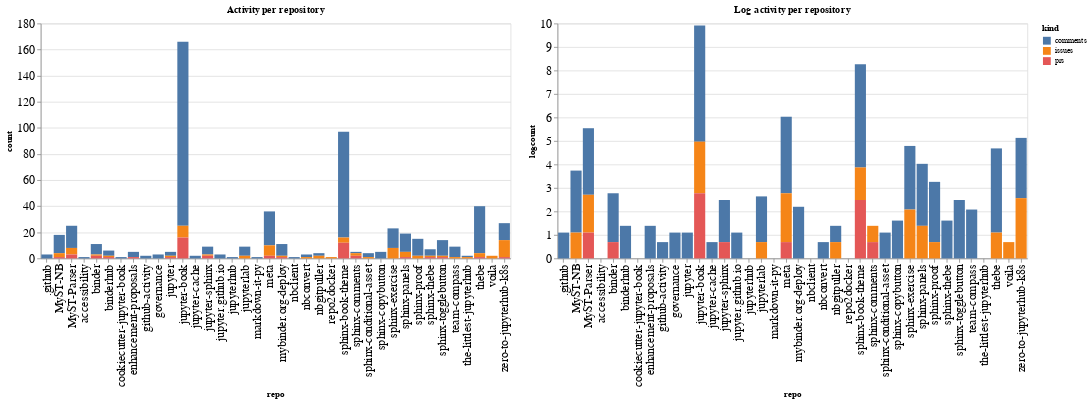

The cell this chart's notebook holds for it:
### Code cell
ch1 = alt.Chart(repo_summaries, width=600, title="Activity per repository").mark_bar().encode(
    x='repo',
    y='count',
    color='kind',
    tooltip="kind"
)

ch2 = alt.Chart(repo_summaries, width=600, title="Log activity per repository").mark_bar().encode(
    x='repo',
    y='logcount',
    color='kind',
    tooltip="kind"
)

ch1 | ch2

### Figure 1 — Vega-Lite specification as saved in the notebook (floating-point values rounded to 4 significant figures)
{"config": {"axisLeft": {"labelFontSize": 15}, "axisBottom": {"labelFontSize": 15}}, "hconcat": [{"mark": "bar", "encoding": {"color": {"type": "nominal", "field": "kind"}, "tooltip": {"type": "nominal", "field": "kind"}, "x": {"type": "nominal", "field": "repo"}, "y": {"type": "quantitative", "field": "count"}}, "title": "Activity per repository", "width": 600}, {"mark": "bar", "encoding": {"color": {"type": "nominal", "field": "kind"}, "tooltip": {"type": "nominal", "field": "kind"}, "x": {"type": "nominal", "field": "repo"}, "y": {"type": "quantitative", "field": "logcount"}}, "title": "Log activity per repository", "width": 600}], "data": {"name": "data-80249435269aebd9291bfa3fe3730d03"}, "$schema": "https://vega.github.io/schema/vega-lite/v4.8.1.json", "datasets": {"data-80249435269aebd9291bfa3fe3730d03": [{"repo": ".github", "kind": "comments", "count": 3, "logcount": 1.099}, {"repo": "MyST-NB", "kind": "comments", "count": 14, "logcount": 2.639}, {"repo": "MyST-NB", "kind": "issues", "count": 3, "logcount": 1.099}, {"repo": "MyST-NB", "kind": "prs", "count": 1, "logcount": 0.0}, {"repo": "MyST-Parser", "kind": "comments", "count": 17, "logcount": 2.833}, {"repo": "MyST-Parser", "kind": "issues", "count": 5, "logcount": 1.609}, {"repo": "MyST-Parser", "kind": "prs", "count": 3, "logcount": 1.099}, {"repo": "accessibility", "kind": "comments", "count": 1, "logcount": 0.0}, {"repo": "binder", "kind": "comments", "count": 8, "logcount": 2.079}, {"repo": "binder", "kind": "issues", "count": 1, "logcount": 0.0}, {"repo": "binder", "kind": "prs", "count": 2, "logcount": 0.6931}, {"repo": "binderhub", "kind": "comments", "count": 4, "logcount": 1.386}, {"repo": "binderhub", "kind": "issues", "count": 1, "logcount": 0.0}, {"repo": "binderhub", "kind": "prs", "count": 1, "logcount": 0.0}, {"repo": "cookiecutter-jupyter-book", "kind": "comments", "count": 1, "logcount": 0.0}, {"repo": "enhancement-proposals", "kind": "comments", "count": 4, "logcount": 1.386}, {"repo": "enhancement-proposals", "kind": "prs", "count": 1, "logcount": 0.0}, {"repo": "github-activity", "kind": "comments", "count": 2, "logcount": 0.6931}, {"repo": "governance", "kind": "comments", "count": 3, "logcount": 1.099}, {"repo": "jupyter", "kind": "comments", "count": 3, "logcount": 1.099}, {"repo": "jupyter", "kind": "issues", "count": 1, "logcount": 0.0}, {"repo": "jupyter", "kind": "prs", "count": 1, "logcount": 0.0}, {"repo": "jupyter-book", "kind": "comments", "count": 141, "logcount": 4.949}, {"repo": "jupyter-book", "kind": "issues", "count": 9, "logcount": 2.197}, {"repo": "jupyter-book", "kind": "prs", "count": 16, "logcount": 2.773}, {"repo": "jupyter-cache", "kind": "comments", "count": 2, "logcount": 0.6931}, {"repo": "jupyter-sphinx", "kind": "comments", "count": 6, "logcount": 1.792}, {"repo": "jupyter-sphinx", "kind": "issues", "count": 1, "logcount": 0.0}, {"repo": "jupyter-sphinx", "kind": "prs", "count": 2, "logcount": 0.6931}, {"repo": "jupyter.github.io", "kind": "comments", "count": 3, "logcount": 1.099}, {"repo": "jupyterhub", "kind": "comments", "count": 1, "logcount": 0.0}, {"repo": "jupyterlab", "kind": "comments", "count": 7, "logcount": 1.946}, {"repo": "jupyterlab", "kind": "issues", "count": 2, "logcount": 0.6931}, {"repo": "markdown-it-py", "kind": "comments", "count": 1, "logcount": 0.0}, {"repo": "meta", "kind": "comments", "count": 26, "logcount": 3.258}, {"repo": "meta", "kind": "issues", "count": 8, "logcount": 2.079}, {"repo": "meta", "kind": "prs", "count": 2, "logcount": 0.6931}, {"repo": "mybinder.org-deploy", "kind": "comments", "count": 9, "logcount": 2.197}, {"repo": "mybinder.org-deploy", "kind": "issues", "count": 1, "logcount": 0.0}, {"repo": "mybinder.org-deploy", "kind": "prs", "count": 1, "logcount": 0.0}, {"repo": "nbclient", "kind": "comments", "count": 1, "logcount": 0.0}, {"repo": "nbconvert", "kind": "comments", "count": 2, "logcount": 0.6931}, {"repo": "nbconvert", "kind": "issues", "count": 1, "logcount": 0.0}, {"repo": "nbgitpuller", "kind": "comments", "count": 2, "logcount": 0.6931}, {"repo": "nbgitpuller", "kind": "issues", "count": 2, "logcount": 0.6931}, {"repo": "repo2docker", "kind": "issues", "count": 1, "logcount": 0.0}, {"repo": "sphinx-book-theme", "kind": "comments", "count": 81, "logcount": 4.394}, {"repo": "sphinx-book-theme", "kind": "issues", "count": 4, "logcount": 1.386}, {"repo": "sphinx-book-theme", "kind": "prs", "count": 12, "logcount": 2.485}, {"repo": "sphinx-comments", "kind": "comments", "count": 1, "logcount": 0.0}, {"repo": "sphinx-comments", "kind": "issues", "count": 2, "logcount": 0.6931}, {"repo": "sphinx-comments", "kind": "prs", "count": 2, "logcount": 0.6931}, {"repo": "sphinx-conditional-asset", "kind": "comments", "count": 3, "logcount": 1.099}, {"repo": "sphinx-conditional-asset", "kind": "issues", "count": 1, "logcount": 0.0}, {"repo": "sphinx-copybutton", "kind": "comments", "count": 5, "logcount": 1.609}, {"repo": "sphinx-exercise", "kind": "comments", "count": 15, "logcount": 2.708}, {"repo": "sphinx-exercise", "kind": "issues", "count": 8, "logcount": 2.079}, {"repo": "sphinx-panels", "kind": "comments", "count": 14, "logcount": 2.639}, {"repo": "sphinx-panels", "kind": "issues", "count": 4, "logcount": 1.386}, {"repo": "sphinx-panels", "kind": "prs", "count": 1, "logcount": 0.0}, {"repo": "sphinx-proof", "kind": "comments", "count": 13, "logcount": 2.565}, {"repo": "sphinx-proof", "kind": "issues", "count": 2, "logcount": 0.6931}, {"repo": "sphinx-thebe", "kind": "comments", "count": 5, "logcount": 1.609}, {"repo": "sphinx-thebe", "kind": "issues", "count": 1, "logcount": 0.0}, {"repo": "sphinx-thebe", "kind": "prs", "count": 1, "logcount": 0.0}, {"repo": "sphinx-togglebutton", "kind": "comments", "count": 12, "logcount": 2.485}, {"repo": "sphinx-togglebutton", "kind": "issues", "count": 1, "logcount": 0.0}, {"repo": "sphinx-togglebutton", "kind": "prs", "count": 1, "logcount": 0.0}, {"repo": "team-compass", "kind": "comments", "count": 8, "logcount": 2.079}, {"repo": "team-compass", "kind": "issues", "count": 1, "logcount": 0.0}, {"repo": "the-littlest-jupyterhub", "kind": "comments", "count": 1, "logcount": 0.0}, {"repo": "the-littlest-jupyterhub", "kind": "issues", "count": 1, "logcount": 0.0}, {"repo": "thebe", "kind": "comments", "count": 36, "logcount": 3.584}, {"repo": "thebe", "kind": "issues", "count": 3, "logcount": 1.099}, {"repo": "thebe", "kind": "prs", "count": 1, "logcount": 0.0}, {"repo": "voila", "kind": "issues", "count": 2, "logcount": 0.6931}, {"repo": "zero-to-jupyterhub-k8s", "kind": "comments", "count": 13, "logcount": 2.565}, {"repo": "zero-to-jupyterhub-k8s", "kind": "issues", "count": 13, "logcount": 2.565}, {"repo": "zero-to-jupyterhub-k8s", "kind": "prs", "count": 1, "logcount": 0.0}]}}
